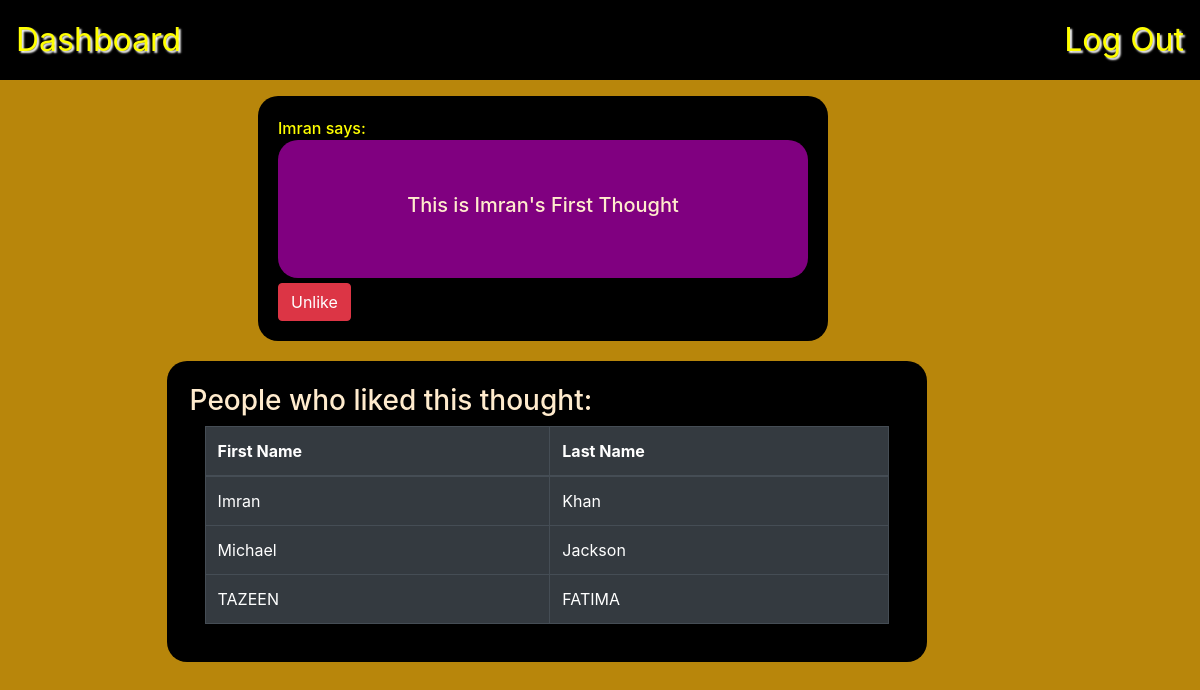
/thought/7 (signed in), run on the app's committed database.
### Belt_App/models.py (models this page shows)
class Thought(models.Model):
    message = models.CharField(max_length=255)
    user_uploaded = models.ForeignKey(User, related_name="user_uploaded_thoughts",on_delete=models.CASCADE)
    users_likes = models.ManyToManyField(User, related_name='users_liked_thoughts')
    created_at = models.DateTimeField(auto_now_add=True)
    updated_at = models.DateTimeField(auto_now=True)
    objects = ThoughtManager()

class User(models.Model):
    first_name = models.CharField(max_length=45)
    last_name = models.CharField(max_length=45)
    email = models.EmailField(unique=True)
    password = models.CharField(max_length=255)
    created_at = models.DateTimeField(auto_now_add=True)
    updated_at = models.DateTimeField(auto_now=True)
    objects = UserManager()

### Belt_App/views.py (the view)
# urls.py: path('thought/<int:id>', views.show_thought),
def show_thought(request, id):
    if 'user_id' not in request.session:
        return redirect('/')
    user = User.objects.get(id=request.session['user_id'])
    thought = Thought.objects.get(id=id)
    context = {
        'user': user,
        'thought': thought,
    }
    return render(request, 'show.html', context)

### Belt_App/templates/show.html (shortened to what this page needs)
<!DOCTYPE html>
<html lang="en">
<head>
    <link href="https://stackpath.bootstrapcdn.com/bootstrap/4.5.0/css/bootstrap.min.css" rel="stylesheet">
    {% load static %}
    <link rel="stylesheet" href="{% static 'style.css' %}">
</head>
   <body>
        <nav>
            <a href="/thoughts">Dashboard</a>
            <a href="/logout">Log Out</a>
        </nav>
        <div class="container">
            <div class="row">
                <div class="col-6 px-8" id="top">
                    {{thought.user_uploaded.first_name}} says:
                    <div id="showup" >
                        <h5 class='post'>{{thought.message}}</h5>
                    </div>
                    {% if user in thought.users_likes.all %}
                    <form action="/unfavorite/{{thought.id}}" method=POST>
                        <input type="submit"  class="btn btn-danger" value='Unlike'>
                    </form>
                    {% else %}
                    <form action="/favorite/{{thought.id}}" method=POST>
                        {% csrf_token %}
                        <input type="submit" class="btn btn-sm btn-success" value='Like'>
                    </form>
                    {% endif %}
                </div>
                <div class="col-8 px-12" id="showbottom">
                        <h3>People who liked this thought:</h3>
                        <div class="container">
                                <table class="table table-bordered table-dark">
                                <thead>
                                    <tr>
                                        <th>First Name</th>
                                        <th>Last Name</th>
                                    </tr>
                                </thead>
                                <tbody>
                                {% for fav_user in thought.users_likes.all %}
                                    {% if user.id != fav_user.id %}
                                    <tr>
                                        <td>{{ fav_user.first_name }}</td>
                                        <td>{{ fav_user.last_name }}</td>
                                    </tr>
                                    {% endif %}
                                {% endfor %}
                                {% for fav_user in thought.users_likes.all %}
                                    {% if user.id == fav_user.id %}
                                    <tr>
                                        <td>{{ fav_user.first_name }}</td>
                                        <td>{{ fav_user.last_name }}</td>
                                    </tr>
                                    {% endif %}
                                {% endfor %}
                                </tbody>
                            </table>
                        </div>
                </div>
            </div>
        </div>
   </body>
</html>

### Belt_App/static/style.css (style rules this page uses)
body { background-color: darkgoldenrod; }
h1,h2,h3,h4,h5,p,label { color: blanchedalmond; }
nav { background-color:black; display: flex; justify-content: space-between; margin-bottom: 1em; padding: 1em; }
nav > a { font-size: 2rem; text-shadow: 2px 2px 2px white; color: yellow; }
.post { font-size: auto; text-align: center; }
#showup { background-color: purple; padding: 10%; margin-bottom: 1%; border-radius: 20px; }
#top { background-color: black; border-radius: 20px; color: yellow; font-weight: 500; padding: 20px; margin-left: 20%; }
#showbottom { background-color: black; padding: 2%; margin-bottom: 1%; border-radius: 20px; margin-top: 20px; margin-left: 12%; }

### data on the page
Thought: user_uploaded.first_name "Imran", message "This is Imran's First Thought"
User: first_name "Imran", last_name "Khan"
User: first_name "Michael", last_name "Jackson"
User: first_name "TAZEEN", last_name "FATIMA"
